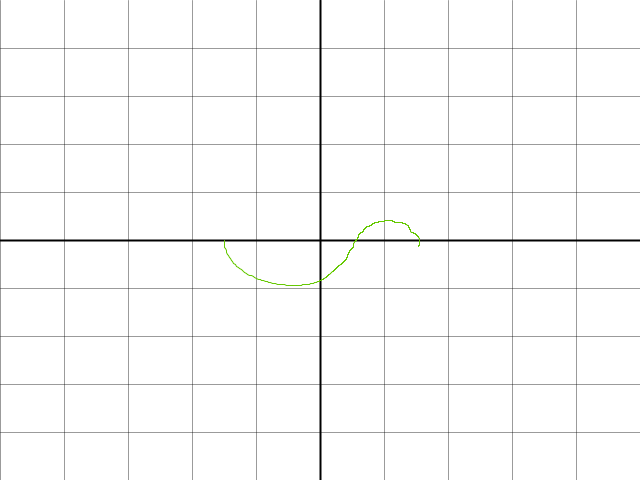
Frame 1 (no input)
Frame 60 (the mouse pressed at the canvas centre just before this capture): identical to frame 1, image omitted
Frame 120 (the mouse held since frame 60 and released just before this capture): identical to frame 1, image omitted

The Processing sketch that drew this single still picture (run headless with seeded random() and noise(); from frame 60 on, the mouse is pressed at the canvas centre):

// Processing sketch: Zeta
// ── Zeta.pde
int infty = 1000;
float[] limits = {-5, 5, -5, 5};
PVector[] points = new PVector[1000]; float step = 0.01;

void setup(){
  size(640, 480);
  
  for(int i = 0; i < points.length; i++){
    points[i] = mapSpace(zeta(i*step));
  }
}

void draw(){
  background(255);
  stroke(0, 0, 0, 100);
  for(int i = ceil(limits[0]); i < limits[1]; i++){
    if(i == 0){
      stroke(0);
      strokeWeight(2);
      line(mapSpace(i, 0).x, 0, mapSpace(i, 0).x, height);
      stroke(0, 0, 0, 100);
      strokeWeight(1);
    } else {
      line(mapSpace(i, 0).x, 0, mapSpace(i, 0).x, height);
    }
  }
  for(int i = ceil(limits[2]); i < limits[3]; i++){
    if(i == 0){
      stroke(0);
      strokeWeight(2);
      line(0, mapSpace(0, i).y, width, mapSpace(0, i).y);
      stroke(0, 0, 0, 100);
      strokeWeight(1);
    } else {
      line(0, mapSpace(0, i).y, width, mapSpace(0, i).y);
    }
  }
  
  stroke(100, 200, 0);
  for(int i = 0; i < points.length-1; i++){
    line(points[i].x, points[i].y, points[i+1].x, points[i+1].y);
  }
}

PVector zeta(float t){ // zeta( 1/2 + t*i )
  Complex sum = new Complex(0, 0);
  Complex s = new Complex(0.5, t);
  Complex term;
  for(int i = 1; i < infty; i++){
    term = s.exponent(i);
    term = term.recip();
    term = term.multi(pow(-1, i-1));
    sum = sum.addd(term);
  }
  
  Complex coeff;
  coeff = s.multi(-1).addd(1);
  coeff = coeff.exponent(2);
  coeff = coeff.multi(-1).addd(1);
  coeff = coeff.recip();
  
  sum = sum.multi(coeff);
  return new PVector(sum.x, sum.y);
}

PVector mapScreen(PVector p){
  PVector out; float x; float y;
  x = map(p.x, 0, width, limits[0], limits[1]);
  y = map(p.y, 0, height, limits[3], limits[2]);
  out = new PVector(x, y);
  return out;
}
PVector mapScreen(float px, float py){
  PVector out; float x; float y;
  x = map(px, 0, width, limits[0], limits[1]);
  y = map(py, 0, height, limits[3], limits[2]);
  out = new PVector(x, y);
  return out;
}

PVector mapSpace(PVector p){
  PVector out; float x; float y;
  x = map(p.x, limits[0], limits[1], 0, width);
  y = map(p.y, limits[2], limits[3], height, 0);
  out = new PVector(x, y);
  return out;
}
PVector mapSpace(float px, float py){
  PVector out; float x; float y;
  x = map(px, limits[0], limits[1], 0, width);
  y = map(py, limits[2], limits[3], height, 0);
  out = new PVector(x, y);
  return out;
}

// ── Complex.pde
class Complex{

float x; float y;
int infty = 10;

  Complex(float x, float y){
    this.x = x; this.y = y;
  }
  
  Complex addd(float a){
    return new Complex(x+a, y);
  }
  Complex addd(Complex a){
    return new Complex(x+a.x, y+a.y);
  }
  
  Complex multi(float a){
    return new Complex(a*x, a*y);
  }
  Complex multi(Complex a){
    return new Complex(x*a.x-y*a.y, x*a.y+y*a.x);
  }
  
  Complex power(int n){
    Complex out = new Complex(1, 0);
    for(int i = 0; i < n; i++){
      out = out.multi(this);
    }
    return out;
  }
  
  /*
  Complex exponent(int n){
    Complex sum = new Complex(0, 0);
    for(int i = 0; i < infty; i++){
      sum = sum.addd(this.power(i).multi(pow(log(n), i)/fact(i)));
    }
    return sum;
  }
  */
  Complex exponent(int n){
    if(n == 1){
      return new Complex(1, 0);
    }
    return new Complex(pow(n, x)*cos(log(n)*y), pow(n, x)*sin(log(n)*y));
  }
  
  Complex recip(){
    return new Complex(x/(x*x+y*y), -y/(x*x+y*y));
  }
  
  void show(){ println(x + " + " + y + "i"); }
  
  int fact(int a){
    int out = 1;
    for(int i = 1; i <= a; i++){
      out *= i;
    }
    return out;
  }

}
